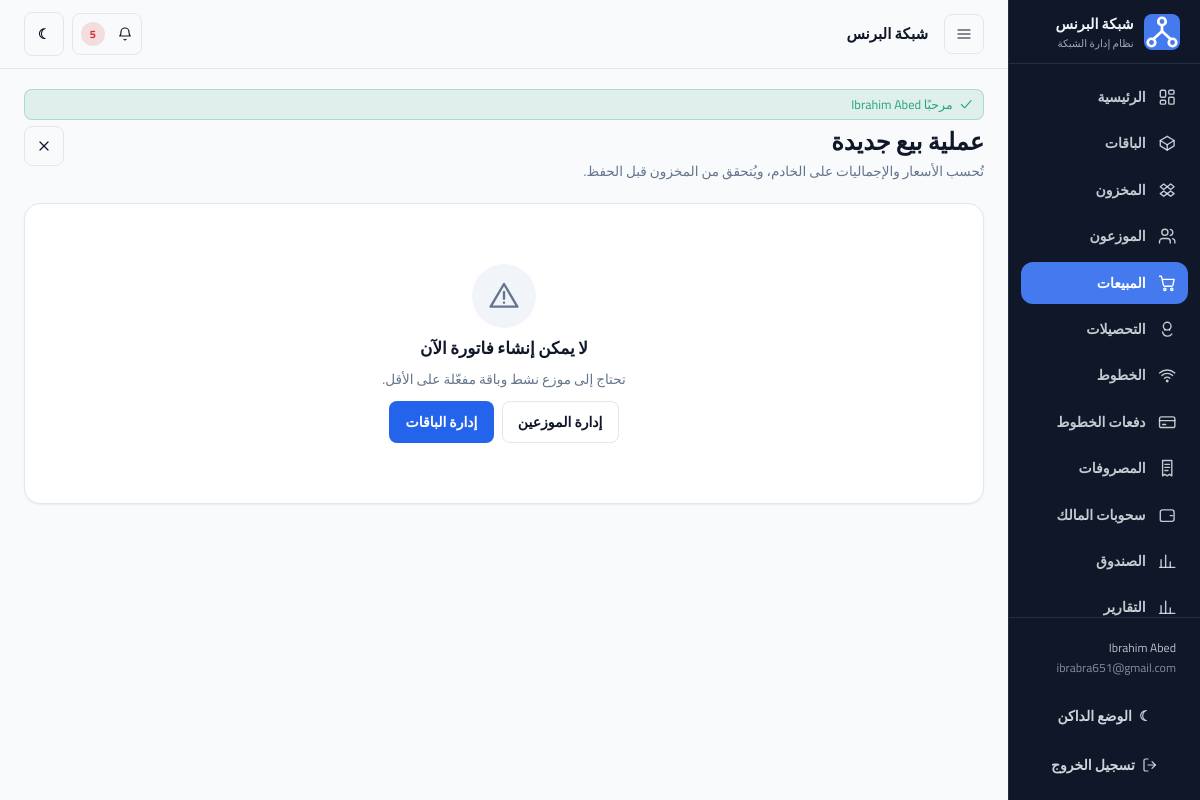
/sales/create (signed in), run on the app's committed database.
### tables this page shows
CREATE TABLE `settings` (
  `id` int unsigned NOT NULL AUTO_INCREMENT,
  `network_name` varchar(150) NOT NULL DEFAULT 'شبكة البرنس',
  `currency` varchar(10) NOT NULL DEFAULT 'YER',
  `currency_symbol` varchar(10) NOT NULL DEFAULT 'ر.ي',
  `admin_email` varchar(190) DEFAULT NULL,
  `opening_balance` decimal(14,2) NOT NULL DEFAULT '0.00',
  `low_stock_threshold` int unsigned NOT NULL DEFAULT '10',
  `updated_at` datetime NOT NULL,
  PRIMARY KEY (`id`)
);

CREATE TABLE `users` (
  `id` int unsigned NOT NULL AUTO_INCREMENT,
  `name` varchar(120) NOT NULL,
  `email` varchar(190) NOT NULL,
  `username` varchar(60) DEFAULT NULL,
  `password_hash` varchar(255) NOT NULL,
  `role` enum('admin','user') NOT NULL DEFAULT 'admin',
  `status` enum('active','disabled') NOT NULL DEFAULT 'active',
  `last_login_at` datetime DEFAULT NULL,
  `created_at` datetime NOT NULL,
  `updated_at` datetime NOT NULL,
  PRIMARY KEY (`id`),
  UNIQUE KEY `uq_users_email` (`email`),
  UNIQUE KEY `uq_users_username` (`username`)
);

### app/Views/layouts/app.php (the view, shortened to what the rows shown need)
<?php
$alerts = \App\Services\DashboardService::alerts();
$alertsCount = count($alerts['lowStock']) + count($alerts['indebted']);
?>
<!doctype html>
<html lang="ar" dir="rtl">
<head>
    <link rel="stylesheet" href="<?= e(asset('css/app.css')) ?>">
</head>
<body class="app">
    <?php \App\Services\Core\View::partial('partials/sidebar', ['settings' => $settings, 'currentUser' => $currentUser, 'alerts' => $alerts]); ?>
    <div class="main">
        <?php \App\Services\Core\View::partial('partials/topbar', [
            'settings' => $settings,
            'currentUser' => $currentUser,
            'alerts' => $alerts,
            'alertsCount' => $alertsCount,
        ]); ?>
        <main class="content">
            <?= $content ?>
        </main>
    </div>
</body>
</html>

### app/Services/Core/Router.php (shortened to what the rows shown need)
<?php
final class Router
{
    private array $routes = [];
    private function add(string $method, string $pattern, array $handler, array $middleware): void
    {
        $this->routes[] = [
            'method' => $method,
            'pattern' => $pattern,
            'regex' => $this->toRegex($pattern),
            'handler' => $handler,
            'middleware' => $middleware,
        ];
    }
    private function toRegex(string $pattern): string
    {
        $escaped = preg_replace('#\{([a-zA-Z_][a-zA-Z0-9_]*)\}#', '(?P<$1>[^/]+)', $pattern);
        return '#^' . $escaped . '$#';
    }
    public function dispatch(string $method, string $uri): void
    {
        $path = parse_url($uri, PHP_URL_PATH) ?: '/';
        $path = rawurldecode($path);
        $path = '/' . trim($path, '/');
        foreach ($this->routes as $route) {
            if (!preg_match($route['regex'], $path, $matches)) {
                continue;
            }
            $params = [];
            $this->run($route['handler'], $route['middleware'], $params);
            return;
        }
    }
    private function run(array $handler, array $middleware, array $params): void
    {
        foreach ($middleware as $name) {
            if ($name === 'auth') {
                Auth::requireLogin();
            }
        }
        [$class, $action] = $handler;
        $controller = new $class();
        $controller->{$action}($params);
    }
}

### app/Views/partials/sidebar.php (shortened to what the rows shown need)
<?php
$nav = [
    ['/', 'الرئيسية', 'dashboard'],
    ['/packages', 'الباقات', 'package'],
    ['/inventory', 'المخزون', 'boxes'],
    ['/distributors', 'الموزعون', 'users'],
    ['/sales', 'المبيعات', 'cart'],
    ['/collections', 'التحصيلات', 'coins'],
    ['/lines', 'الخطوط', 'wifi'],
    ['/line-payments', 'دفعات الخطوط', 'credit-card'],
    ['/expenses', 'المصروفات', 'receipt'],
    ['/owner-withdrawals', 'سحوبات المالك', 'wallet'],
    ['/cash', 'الصندوق', 'chart'],
    ['/reports', 'التقارير', 'chart'],
    ['/search', 'البحث', 'search'],
    ['/audit', 'سجل التدقيق', 'history'],
    ['/settings', 'الإعدادات', 'settings'],
    ['/backup', 'النسخ الاحتياطي', 'database'],
];
?>
<aside class="sidebar" data-sidebar>
    <div class="sidebar__brand">
        <div class="sidebar__logo"><?= icon('network') ?></div>
        <div>
            <div class="sidebar__title"><?= e($settings['network_name'] ?? 'شبكة البرنس') ?></div>
            <div class="sidebar__subtitle">نظام إدارة الشبكة</div>
        </div>
    </div>
    <nav class="sidebar__nav">
        <?php foreach ($nav as [$path, $label, $iconName]): ?>
            <a class="nav-item<?= is_active_path($path) ? ' is-active' : '' ?>" href="<?= e(url($path)) ?>">
                <?= icon($iconName) ?>
                <span><?= e($label) ?></span>
            </a>
        <?php endforeach; ?>
    </nav>
    <div class="sidebar__footer">
        <div class="sidebar__user">
            <?= e($currentUser['name'] ?? '') ?><br>
            <span class="opacity-70"><?= e($currentUser['email'] ?? '') ?></span>
        </div>
        <button type="button" class="btn btn--ghost btn--on-dark btn--block" data-theme-toggle>
            <span data-theme-icon>☾</span>
            <span data-theme-label>الوضع الداكن</span>
        </button>
        <form method="post" action="<?= e(url('/logout')) ?>">
            <button type="submit" class="btn btn--ghost btn--on-dark btn--block">
                <?= icon('logout') ?>
                <span>تسجيل الخروج</span>
            </button>
        </form>
    </div>
</aside>

### app/Views/partials/topbar.php (shortened to what the rows shown need)
<header class="topbar">
    <div class="topbar__start">
        <button type="button" class="btn btn--outline btn--icon menu-toggle" data-menu-toggle aria-label="القائمة">
            <?= icon('menu') ?>
        </button>
        <div class="brand-inline">
            <span><?= e($settings['network_name'] ?? 'شبكة البرنس') ?></span>
        </div>
    </div>
    <div class="topbar__end">
        <button type="button" class="btn btn--outline btn--icon" data-theme-toggle aria-label="تبديل المظهر">
            <span data-theme-icon>☾</span>
        </button>
    </div>
</header>

### data on the page
settings: network_name "شبكة البرنس"
users: name "Ibrahim Abed", email "ibrabra651@gmail.com"

### other printed values
$label "الرئيسية"
$label "الباقات"
$label "المخزون"
$label "الموزعون"
$label "المبيعات"
$label "التحصيلات"
$label "الخطوط"
$label "دفعات الخطوط"
$label "المصروفات"
$label "سحوبات المالك"
$label "الصندوق"
$label "التقارير"
$count "5"
$flash['message'] "مرحبًا Ibrahim Abed"
